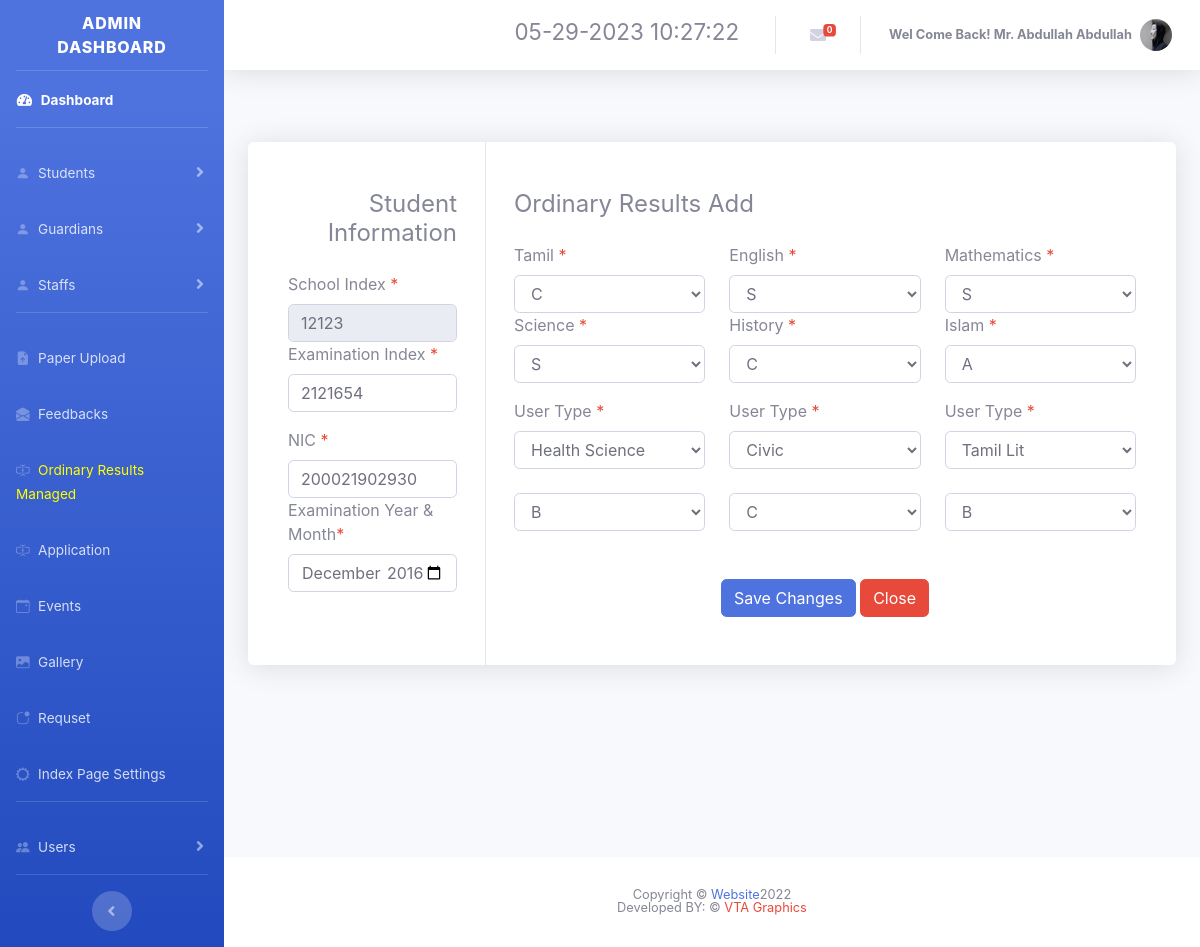
The app's page /hilurians2/results_edit.php?uindex=12123 (signed in) with its own data.
### tables this page shows
CREATE TABLE `user` (
  `ID` int(11) NOT NULL,
  `First_Name` varchar(20) NOT NULL,
  `Last_Name` varchar(20) NOT NULL,
  `dob` date NOT NULL,
  `Gender` varchar(6) NOT NULL,
  `email` varchar(35) NOT NULL,
  `phone` varchar(10) NOT NULL,
  `username` varchar(15) NOT NULL,
  `password` text NOT NULL,
  `usertype` varchar(30) NOT NULL,
  `created_time` datetime NOT NULL DEFAULT current_timestamp(),
  `index_or_staff` varchar(5) NOT NULL,
  `NIC` varchar(12) NOT NULL,
  `image` text NOT NULL,
  `u_status` int(1) NOT NULL
);

CREATE TABLE `results` (
  `id` int(11) NOT NULL,
  `Index_no` int(6) NOT NULL,
  `Exam_index` int(20) NOT NULL,
  `NIC` varchar(12) NOT NULL,
  `year` text NOT NULL,
  `Tamil` varchar(2) NOT NULL,
  `English` varchar(2) NOT NULL,
  `Mathematics` varchar(2) NOT NULL,
  `Science` varchar(2) NOT NULL,
  `History` varchar(2) NOT NULL,
  `Islam` varchar(2) NOT NULL,
  `first` varchar(40) NOT NULL,
  `first_re` varchar(2) NOT NULL,
  `second` varchar(40) NOT NULL,
  `sec_re` varchar(2) NOT NULL,
  `third` varchar(40) NOT NULL,
  `third_re` varchar(2) NOT NULL
);

### hilurians2/results_edit.php (the view, shortened to what this page needs)
<?php
    include 'connection.php';
?>
<!DOCTYPE html>
<html lang="en">
<head>
    <link href="css/sb-admin-2.min.css" rel="stylesheet">
    <link rel="stylesheet" href="https://cdn.jsdelivr.net/npm/bootstrap-icons@1.10.2/font/bootstrap-icons.css">
    <link rel="stylesheet" href="https://cdnjs.cloudflare.com/ajax/libs/normalize/5.0.0/normalize.min.css">
    <link rel="stylesheet" href="css/stylesearch.css">
</head>
<body id="page-top">
    <link rel="stylesheet" href="https://use.fontawesome.com/releases/v5.1.0/css/all.css">
    <div id="wrapper">
        <ul class="navbar-nav bg-gradient-primary sidebar sidebar-dark accordion" id="accordionSidebar">
            <a class="sidebar-brand d-flex align-items-center justify-content-center" href="#">
                <div class="sidebar-brand-text mx-3">Admin Dashboard <sup></sup></div>
            </a>
            <hr class="sidebar-divider my-0">
            <li class="nav-item active">
                <a class="nav-link" href="admin.php">
                    <i class="fas fa-fw fa-tachometer-alt"></i>
                    <span>Dashboard</span></a>
            </li>
            <hr class="sidebar-divider">
            <li class="nav-item">
                <a class="nav-link collapsed" href="#" data-toggle="collapse" data-target="#students"
                    aria-expanded="true" aria-controls="collapseTwo">
                    <i class="bi bi-person-fill"></i>
                    <span>Students</span>
                </a>
            </li>
            <li class="nav-item">
                <a class="nav-link collapsed" href="#" data-toggle="collapse" data-target="#guardians"
                    aria-expanded="true" aria-controls="collapseTwo">
                    <i class="bi bi-person-fill"></i>
                    <span>Guardians</span>
                </a>
            </li>
            <li class="nav-item">
                <a class="nav-link collapsed" href="#" data-toggle="collapse" data-target="#staff"
                    aria-expanded="true" aria-controls="collapseUtilities">
                    <i class="bi bi-person-fill"></i>
                    <span>Staffs</span>
                </a>
            </li>
            <hr class="sidebar-divider">
             <li class="nav-item">
                <a class="nav-link" href="pastpapers.php">
                <i class="bi bi-file-earmark-arrow-up-fill"></i>
                    <span>Paper Upload</span>
                </a>
            </li>
            <li class="nav-item">
                <a class="nav-link" href="message.php">
                <i class="bi bi-envelope-open-fill"></i>
                    <span>Feedbacks</span>
                </a>
            </li>
            <li class="nav-item">
                <a class="nav-link" href="results.php">
                <i class="bi bi-input-cursor-text"></i>
                    <span style="color:Yellow;">Ordinary Results Managed</span>
                </a>
            </li>
            <li class="nav-item">
                <a class="nav-link" href="application.php">
                <i class="bi bi-input-cursor-text"></i>
                    <span>Application</span>
                </a>
            </li>
            <li class="nav-item">
                <a class="nav-link" href="events.php">
                    <i class="bi bi-calendar-event"></i>
                    <span>Events</span></a>
            </li>
            <li class="nav-item">
                <a class="nav-link" href="gallery.php">
                    <i class="bi bi-image-fill"></i>
                    <span>Gallery</span></a>
            </li>
            <li class="nav-item">
                <a class="nav-link" href="request.php">
                    <i class="bi bi-app-indicator"></i>
                    <span>Requset</span></a>
            </li>
            <li class="nav-item">
                <a class="nav-link" href="index_page.php">
                    <i class="bi bi-gear-wide"></i>
                    <span>Index Page Settings</span></a>
            </li>
            <hr class="sidebar-divider d-none d-md-block">
            <li class="nav-item">
                <a class="nav-link collapsed" href="#" data-toggle="collapse" data-target="#user"
                    aria-expanded="true" aria-controls="collapseUtilities">
                    <i class="bi bi-people-fill"></i>
                    <span>Users</span>
                </a>
            </li>
            <hr class="sidebar-divider d-none d-md-block">
            <div class="text-center d-none d-md-inline">
                <button class="rounded-circle border-0" id="sidebarToggle"></button>
            </div>
        </ul>
        <div id="content-wrapper" class="d-flex flex-column">
            <div id="content">
                <nav class="navbar navbar-expand navbar-light bg-white topbar mb-4 static-top shadow">
                    <ul class="navbar-nav ml-auto">
                        <li class="nav-item dropdown no-arrow">
                            <a class="nav-link" href="#" role="button">
                                <h3><span class="mr-2 d-none d-lg-inline text-gray-600 small" id="date-time"></span></h3>
                            </a>
                        </li>
    <?php
        $sql1="SELECT * FROM messages WHERE read_status=0;";
        $exe1=mysqli_query($con,$sql1);
        $count=mysqli_num_rows($exe1);
    ?>
                        <li class="nav-item dropdown no-arrow mx-1">
                            <a class="nav-link dropdown-toggle" href="#" id="messagesDropdown" role="button"
                                data-toggle="dropdown" aria-haspopup="true" aria-expanded="false">
                                <i class="fas fa-envelope fa-fw"></i>
                                <span class="badge badge-danger badge-counter"><?php echo $count ?></span>
                            </a>
                        </li>
                        <li class="nav-item dropdown no-arrow">
                            <a class="nav-link dropdown-toggle" href="#" id="userDropdown" role="button"
                                data-toggle="dropdown" aria-haspopup="true" aria-expanded="false">
                                <span class="mr-2 d-none d-lg-inline text-gray-600 small">
                                    <b>
                                    <?php
                                        $sql="SELECT * FROM user WHERE username='".$_SESSION["username"]."'";
                                        $exe=mysqli_query($con,$sql);
                                        $row=mysqli_fetch_array($exe);
                                            $fname=$row['First_Name'];
                                            $lname=$row['Last_Name'];
                                            $gender=$row['Gender'];
                                        if ($gender == "Male")
                                        {
                                            echo "Wel Come Back! Mr.  ".$fname." ".$lname;
                                        }
                                        else
                                        {
                                            echo "Wel Come Back! Ms.  ".$fname." ".$lname;
                                        }
                                    ?>
                                    </b>
                                </span>
                                <img class="img-profile rounded-circle"
                                    src="img/<?php echo $row['image']; ?>">
                            </a>
                        </li>
                    </ul>
                </nav>
                <div class="container-fluid">
<?php
    $index=$_GET['uindex'];
    $sql_se="SELECT * FROM results WHERE index_no=$index;";
    $res=mysqli_query($con,$sql_se);
    $row=mysqli_fetch_array($res);
?>
<div class="container rounded bg-white mt-5 mb-5 shadow">
    <div class="row">
        <div class="col-md-3 border-right">
            <div class="p-3 py-5">
                <div class="d-flex justify-content-between align-items-center mb-3">
                    <h4 class="text-right">Student Information</h4>
                </div>
                <form method="post" enctype="multipart/form-data" action="">
                    <div class="row mt-2">
                        <div class="col-md-12"><label class="labels">School Index <span class="text-danger">*</span></label><input type="text" name="sclin" class="form-control" value="<?php echo $row['Index_no']; ?>" Disabled placeholder="School Index" value=""  autocomplete="off"></div>
                        <div class="col-md-12"><label class="labels">Examination Index <span class="text-danger">*</span></label><input type="text" name="exin" class="form-control" value="<?php echo $row['Exam_index']; ?>" placeholder="Examination Index" value=""  autocomplete="off"></div>
                    </div>
                    <div class="row mt-3">
                        <div class="col-md-12"><label class="labels">NIC <span class="text-danger">*</span></label><input type="text" class="form-control" name="nic" minlength="10" value="<?php echo $row['NIC']; ?>" maxlength="12" placeholder="NIC" value=""  autocomplete="off" onkeypress="funNumber()"></div>
                        <div class="col-md-12"><label class="labels">Examination Year & Month<span class="text-danger">*</span></label><input type="month" name="year" class="form-control" placeholder="" value="<?php echo $row['year']; ?>" autocomplete="off" ></div>
                    </div>
            </div>
        </div>
        <div class="col-md-9">
            <div class="p-3 py-5">
                <div class="d-flex justify-content-between align-items-center mb-3">
                    <h4 class="text-right">Ordinary Results Add</h4>
                </div>
                    <div class="row mt-3">
                        <div class="col-md-4">
                            <label class="labels">Tamil <span class="text-danger">*</span></label>
                            <select name="utamil" id="mysel" class="form-control" >
                                <option value="<?php echo $row['Tamil']; ?>"  selected="selected"><?php echo $row['Tamil']; ?></option>
                            </select>
                        </div>
                        <div class="col-md-4">
                            <label class="labels">English <span class="text-danger">*</span></label>
                            <select name="uenglish" id="mysel" class="form-control" >
                                <option value="<?php echo $row['English']; ?>"  selected="selected"><?php echo $row['English']; ?></option>
                            </select>
                        </div>
                        <div class="col-md-4">
                            <label class="labels">Mathematics <span class="text-danger">*</span></label>
                            <select name="umaths" id="mysel" class="form-control" >
                                <option value="<?php echo $row['Mathematics']; ?>"  selected="selected"><?php echo $row['Mathematics']; ?></option>
                            </select>
                        </div>
                        <div class="col-md-4">
                            <label class="labels">Science <span class="text-danger">*</span></label>
                            <select name="uscience" id="mysel" class="form-control" >
                                <option value="<?php echo $row['Science']; ?>"  selected="selected"><?php echo $row['Science']; ?></option>
                            </select>
                        </div>
                        <div class="col-md-4">
                            <label class="labels">History <span class="text-danger">*</span></label>
                            <select name="uhistory" id="mysel" class="form-control" >
                                <option value="<?php echo $row['History']; ?>"  selected="selected"><?php echo $row['History']; ?></option>
                            </select>
                        </div>
                        <div class="col-md-4">
                            <label class="labels">Islam <span class="text-danger">*</span></label>
                            <select name="uislam" id="mysel" class="form-control" >
                                <option value="<?php echo $row['Islam']; ?>"  selected="selected"><?php echo $row['Islam']; ?></option>
                            </select>
                        </div>
                    </div>
                    <div class="row mt-3">
                        <div class="col-md-4">
                            <label class="labels">User Type <span class="text-danger">*</span></label>
                            <select name="ufirst" id="mysel" class="form-control" >
                                <option value="<?php echo $row['first']; ?>"  selected="selected"><?php echo $row['first']; ?></option>
                            </select>
                            <br>
                            <select name="ufirst_re" id="mysel" class="form-control" >
                                <option value="<?php echo $row['first_re']; ?>"  selected="selected"><?php echo $row['first_re']; ?></option>
                            </select>
                        </div>
                        <div class="col-md-4">
                            <label class="labels">User Type <span class="text-danger">*</span></label>
                            <select name="usec" id="mysel" class="form-control" >
                                <option value="<?php echo $row['second']; ?>"  selected="selected"><?php echo $row['second']; ?></option>
                            </select>
                            <br>
                            <select name="usec_re" id="mysel" class="form-control" >
                                <option value="<?php echo $row['sec_re']; ?>"  selected="selected"><?php echo $row['sec_re']; ?></option>
                            </select>
                        </div>
                        <div class="col-md-4">
                            <label class="labels">User Type <span class="text-danger">*</span></label>
                            <select name="uthird" id="mysel" class="form-control" >
                                <option value="<?php echo $row['third']; ?>"  selected="selected"><?php echo $row['third']; ?></option>
                            </select>
                            <br>
                            <select name="uthird_re" id="mysel" class="form-control" >
                                <option value="<?php echo $row['third_re']; ?>"  selected="selected"><?php echo $row['third_re']; ?></option>
                            </select>
                        </div>
                    </div>
                    <div class="mt-5 text-center"><button class="btn btn-primary profile-button" type="submit" name="update">Save Changes</button> <a href="results.php" class="btn btn-danger profile-button"  name="">Close</a></div>
            </div>
        </div>
    </div>
</div>
</div>
</div>
    <footer class="sticky-footer bg-white" style="bottom: 0;width: 100%;">
        <div class="container my-auto" align="center">
            <div class="copyright text-center my-auto">
                <span>Copyright &copy; <span class="text-primary">Website</span>2022</span>
                <br>
                <span>Developed BY: &copy; <span class="text-danger">VTA Graphics</span></span>
            </div>
        </div>
    </footer>
    </div>
    </div>
</body>
</html>

### hilurians2/css/stylesearch.css (style rules this page uses)
body { background: #7D26CD; }

### records on screen
user: First_Name "Abdullah", Last_Name "Abdullah", image (picture)
results: sclin "12123", exin "2121654", nic "200021902930", year "2016-12", utamil "C", uenglish "S", umaths "S", uscience "S", uhistory "C", uislam "A", ufirst "Health Science", ufirst_re "B", usec "Civic", usec_re "C", uthird "Tamil Lit", uthird_re "B"

### other values on screen
$count "0"
